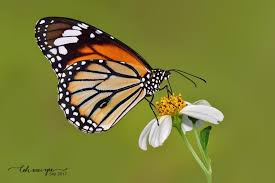
#> input picture images.jfif, 275 x 183 px
$ jupyter execute Histogeram.ipynb
#> lines starting #> are read from the running program, lines starting #| are printed output that depends on the picture
[cell 1]
import cv2
import numpy as np
import matplotlib.pyplot as plt

## Image Histogram, PDF and CDF

The **histogram** of an image represents the distribution of pixel intensity values. It counts how many pixels in the image have a given brightness level (0–255 for 8-bit images).

---

### Probability Density Function (PDF)

The **Probability Density Function (PDF)** of image intensities describes the *relative frequency* of each gray level.
If \( r_k \) denotes the \( k^{th} \) gray level (intensity value) and \( n_k \) is the number of pixels having that intensity, then:

$
p(r_k) = \frac{n_k}{N}
$

where
- \( N \) = total number of pixels in the image.
- \( p(r_k) \) represents the normalized probability of the \( k^{th} \) intensity.

The normalization ensures:

$
\sum_{k=0}^{L-1} p(r_k) = 1
$

(\( L \) is the number of gray levels, typically 256.)

---

### Cumulative Distribution Function (CDF)

The **Cumulative Distribution Function (CDF)** accumulates the probabilities up to a given level \( r_k \):

$
c(r_k) = \sum_{j=0}^{k} p(r_j)
$

This means \( c(r_k) \) gives the probability that a pixel has an intensity **less than or equal to** \( r_k \).

The CDF increases monotonically from 0 to 1, providing a smooth representation of the brightness distribution.

---

### Intuitive View

- The **PDF** shows *how frequently each brightness value occurs* (shape of the histogram).
- The **CDF** shows *how these frequencies accumulate*, which is particularly useful in **histogram equalization**.

[cell 2]
img = cv2.imread('images.jfif')
#> img is the input picture: shape (183, 275, 3); mean B, G, R 55.5, 126, 123.5
gray = cv2.cvtColor(img, cv2.COLOR_BGR2GRAY)
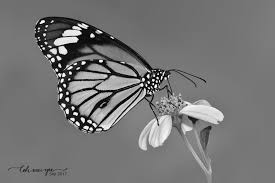
#> gray: shape (183, 275); min 0, max 255, mean 117.3


# Compute PDF (Histogram normalized)
hist = cv2.calcHist([gray], [0], None, [256], [0, 256])
#> hist = 256 values, max 6724 at index 118, min 1 at index 255, mean 196.6
pdf = hist / hist.sum()
#> pdf = 256 values, max 0.134 at index 118, min 1.99e-05 at index 255, mean 0.00391

# Compute CDF (Cumulative Distribution Function)
cdf = pdf.cumsum()
#> cdf = 256 values from 0.000139 to 1
cdf_normalized = cdf / cdf.max()  # normalize to [0,1] range for plotting ()
#> cdf_normalized = 256 values from 0.000139 to 1
#Because the final value of the CDF is not exactly equal to 1 (it may slightly differ)

# # Plot PDF and CDF
plt.figure(figsize=(10,5))
plt.subplot(1,2,1)
plt.plot(pdf, color='blue')
plt.title('PDF')
plt.xlabel('Intensity')
plt.ylabel('Probability')

plt.subplot(1,2,2)
plt.plot(cdf_normalized, color='green')
plt.title('CDF')
plt.xlabel('Intensity')
plt.ylabel('Cumulative Probability')

plt.tight_layout()
plt.show()
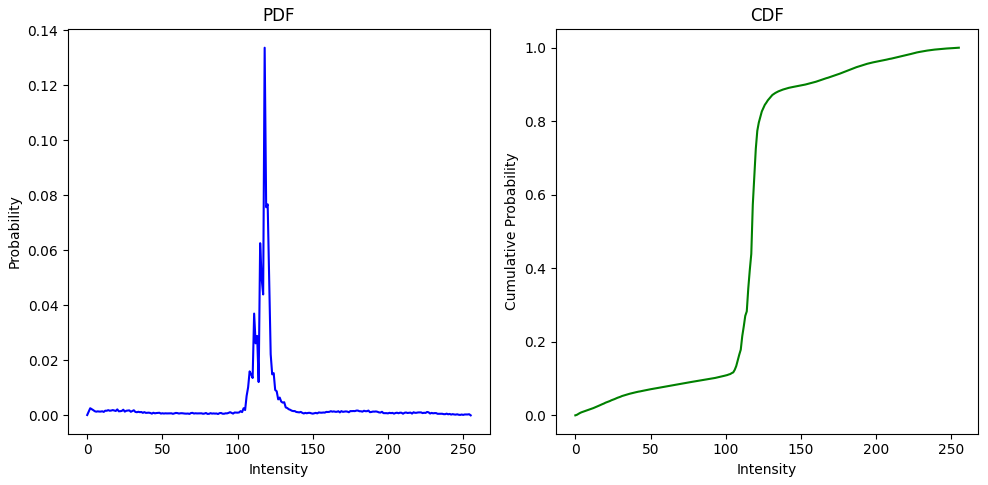
#> figure drawn by matplotlib, 2 panels; panel 1: curve peaks at x = 118, y = 0.134; panel 2: curve peaks at x = 255, y = 1

[cell 3]
plt.figure(figsize=(10,5))

plt.subplot(1,2,1)
plt.imshow(img)
plt.title('Original (RGB)')
plt.axis('off')

plt.subplot(1,2,2)
plt.imshow(gray, cmap='gray')
plt.title('Grayscale')
plt.axis('off')

plt.show()
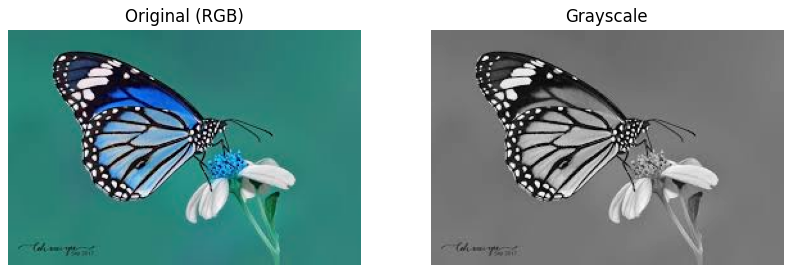
#> figure drawn by matplotlib, 2 panels; B, G, R data is drawn as R, G, B

##  Contrast Stretching (Intensity Range Expansion)

In this exercise, the goal is to **stretch the contrast of the grayscale image**
so that the full available brightness range is used.
This is done by linearly mapping the actual intensity range
\([I_{min}, I_{max}]\) of the input image
to the display range \([0, 255]\).

###  Formula
$$
I_{\text{stretched}}(x, y) =
\frac{I(x, y) - I_{\min}}{I_{\max} - I_{\min}} \times 255
$$

[cell 4]
img = cv2.imread('images.jfif', cv2.IMREAD_GRAYSCALE)
#> img: shape (183, 275); min 0, max 255, mean 117.2
I_min, I_max = np.min(img), np.max(img)
#> I_min = 0; I_max = 255
norm_img = ((img - I_min) / (I_max - I_min)) * 255
norm_img = norm_img.astype(np.uint8)

# norm_img = cv2.normalize(img, None, alpha=0, beta=255, norm_type=cv2.NORM_MINMAX)

# Compute histograms, PDF, and CDF for the normalized image
hist = cv2.calcHist([norm_img], [0], None, [256], [0, 256])
#> hist = 256 values, max 6725 at index 118, min 4 at index 248, mean 196.6
pdf = hist / hist.sum()
#> pdf = 256 values, max 0.134 at index 118, min 7.95e-05 at index 248, mean 0.00391
cdf = np.cumsum(pdf)
#> cdf = 256 values from 0.0063 to 1
cdf_norm = cdf / cdf.max()
#> cdf_norm = 256 values from 0.0063 to 1

# Display results
plt.figure(figsize=(12, 6))

# (a) Original vs Normalized comparison
plt.subplot(2, 3, 1)
plt.imshow(img, cmap='gray')
plt.title(f'Original Image\n(min={I_min}, max={I_max})')
plt.axis('off')

plt.subplot(2, 3, 2)
plt.imshow(norm_img, cmap='gray')
plt.title('Normalized Image (Min–Max)')
plt.axis('off')

# (b) PDF comparison
plt.subplot(2, 3, 4)
plt.plot(pdf, color='blue')
plt.title('PDF (Normalized Image)')
plt.xlabel('Gray Level')
plt.ylabel('Probability')
plt.grid(True)

# (c) CDF comparison
plt.subplot(2, 3, 5)
plt.plot(cdf_norm, color='green')
plt.title('CDF (Normalized Image)')
plt.xlabel('Gray Level')
plt.ylabel('Cumulative Probability')
plt.grid(True)

plt.tight_layout()
plt.show()
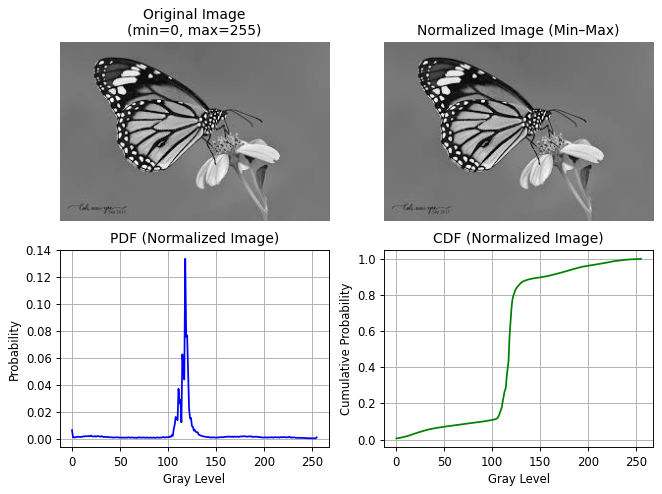
#> figure drawn by matplotlib, 4 panels; panel 3: curve peaks at x = 118, y = 0.134; panel 4: curve peaks at x = 255, y = 1

# Print useful stats for verification
print(f"Original intensity range : [{I_min}, {I_max}]")
#| Original intensity range : [0, 255]
print(f"Normalized intensity range: [{norm_img.min()}, {norm_img.max()}]")
#| Normalized intensity range: [0, 255]

## Histogram Clipping

Histogram Clipping linearly remaps pixel intensities from a **fixed input range** $[f_{\text{low}},\, f_{\text{max\_input}}]$ to the **output range** $[M_{TL},\, M_{TN}]$ (usually [0, 255]).
This enhances contrast by expanding or compressing gray‑level values within chosen limits.

If $f(x,y)$ denotes the original pixel intensity, the clipped pixel value is computed as:

$$
\text{clip}(f(x,y)) =
\left(
\frac{f(x,y) - f_{\text{low}}}{f_{\text{max\_input}} - f_{\text{low}}}
\right)
\times (M_{TN} - M_{TL}) + M_{TL}
$$

### Parameter Definitions
$
\begin{aligned}
f_{\text{low}} &: \text{lower intensity bound of the input range (e.g. 100)} \\
f_{\text{max\_input}} &: \text{upper intensity bound of the input range (e.g. 130)} \\
M_{TL} &: \text{minimum level of the output range (often 0)} \\
M_{TN} &: \text{maximum level of the output range (often 255)}
\end{aligned}
$

[cell 5]
f_low, f_max_input = 100, 130
MIN_OUT, MAX_OUT = 0, 255

img_float = img.astype('float32')

clipped_img = ((img_float - f_low) / (f_max_input - f_low)) * (MAX_OUT - MIN_OUT) + MIN_OUT
clipped_img = np.clip(clipped_img, 0, 255)
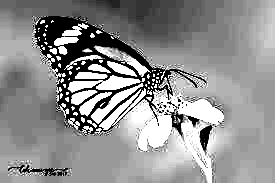
#> clipped_img: shape (183, 275) float32; min 0, max 255, mean 144.3
clipped_img = clipped_img.astype('uint8')
pdf = hist / hist.sum()
cdf = np.cumsum(pdf)
cdf_norm = cdf / cdf.max()

#show
plt.figure(figsize=(14,4))

plt.subplot(1,3,1)
plt.imshow(clipped_img, cmap='gray')
plt.title(f'Clipped Image ({f_low}-{f_max_input})')
plt.axis('off')

plt.subplot(1,3,2)
plt.plot(pdf, color='blue')
plt.title('PDF (Probability Density Function)')
plt.xlabel('Intensity'); plt.ylabel('Probability'); plt.grid(True)

plt.subplot(1,3,3)
plt.plot(cdf_norm, color='green')
plt.title('CDF (Cumulative Distribution Function)')
plt.xlabel('Intensity'); plt.ylabel('Cumulative Probability'); plt.grid(True)

plt.tight_layout()
plt.show()
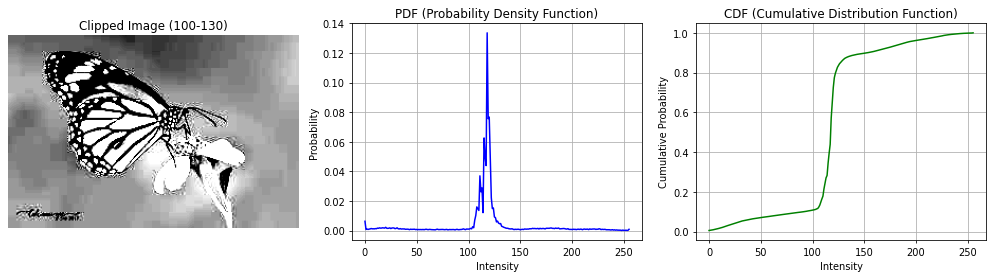
#> figure drawn by matplotlib, 3 panels; panel 2: curve peaks at x = 118, y = 0.134; panel 3: curve peaks at x = 255, y = 1

## Histogram Equalization

Histogram Equalization redistributes pixel intensities so that the output image has a **more uniform histogram**.
It is one of the most common techniques for **contrast enhancement** in digital image processing.

If $f(x,y)$ represents the intensity of a pixel in the original image, histogram equalization applies a cumulative transformation defined by its **CDF** (cumulative distribution function):

$$
f_{\text{equalized}}(x,y) = (L - 1) \times CDF(f(x,y))
$$

where:

$
\begin{aligned}
L &: \text{number of possible gray levels (usually 256)} \\
CDF(f(x,y)) &: \text{normalized cumulative sum of the intensity probabilities up to } f(x,y)
\end{aligned}
$

This transformation ensures that the gray levels are **spread over the entire range [0, 255]**, making the image’s brightness and contrast more balanced.

---

### Visual Effect
- **Before Equalization:** Histogram is concentrated in a narrow intensity range → low contrast.
- **After Equalization:** Histogram becomes approximately uniform → details in dark and bright regions become more visible.

[cell 6]
equalized_img = cv2.equalizeHist(img)
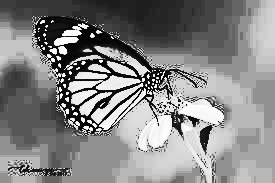
#> equalized_img: shape (183, 275); min 0, max 255, mean 132.5

hist = cv2.calcHist([equalized_img], [0], None, [256], [0,256])
#> hist = 256 values, max 6725 at index 145, min 0 at index 29, mean 196.6
pdf = hist / hist.sum()
#> pdf = 256 values, max 0.134 at index 145, min 0 at index 29, mean 0.00391
cdf = np.cumsum(pdf)
#> cdf = 256 values from 0.00815 to 1
cdf_norm = cdf / cdf.max()
#> cdf_norm = 256 values from 0.00815 to 1

plt.figure(figsize=(14, 4))

plt.subplot(1, 3, 1)
plt.imshow(equalized_img, cmap='gray')
plt.title('Equalized Gray Image')
plt.axis('off')

plt.subplot(1, 3, 2)
plt.plot(pdf, color='blue')
plt.title('PDF (After Equalization)')
plt.xlabel('Intensity'); plt.ylabel('Probability'); plt.grid(True)

plt.subplot(1, 3, 3)
plt.plot(cdf_norm, color='green')
plt.title('CDF (After Equalization)')
plt.xlabel('Intensity'); plt.ylabel('Cumulative Probability'); plt.grid(True)

plt.tight_layout()
plt.show()
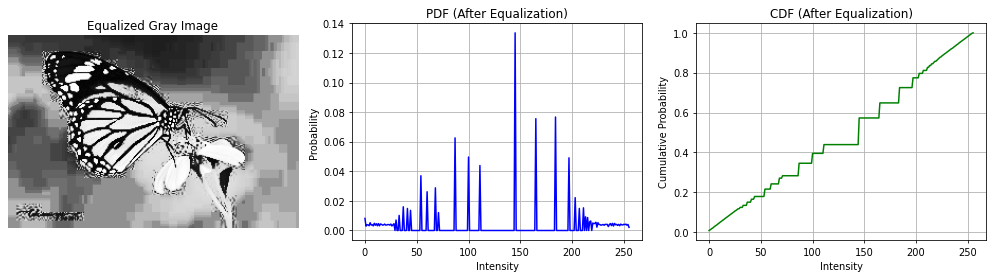
#> figure drawn by matplotlib, 3 panels; panel 2: curve peaks at x = 145, y = 0.134; panel 3: curve peaks at x = 255, y = 1
